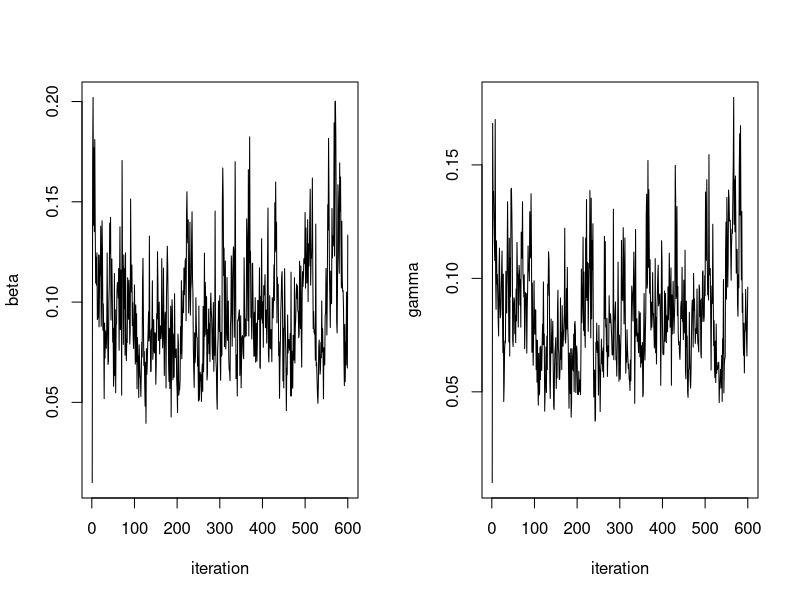
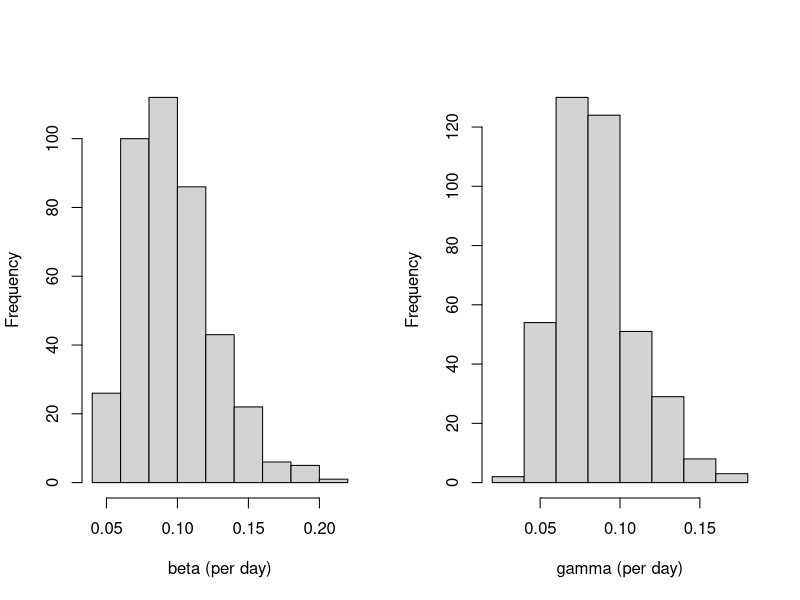
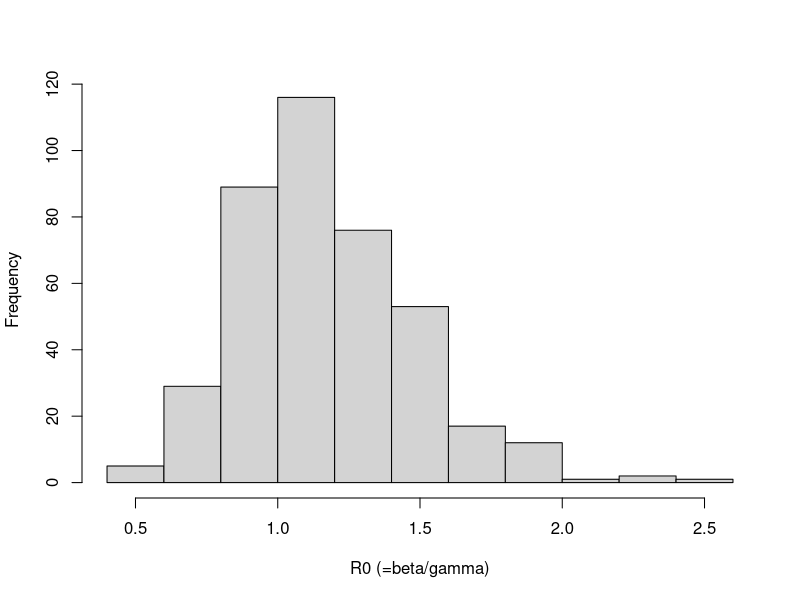

Here is the R script that generated these plots, in order:
# This source code contains the main program (sampleSIR.R) and
# all required subroutines.
#
# Last updated June 30, 2021

######################
# (1) Program readdata
######################
readdata = function(){
# This function outputs the Abakaliki smallpox data.
# The data points are removal times of the 30 cases that
# occurred during the outbreak. Days are counted from 
# the start of the outbreak which is assumed to coincide
# the the index case's infection. 
# N.B. There were 90 individuals that remained susceptible all through the
#      outbreak competion at day 90. 

return(c(14,27,34,36,39,39,39,40,44,49,52,54,54,56,56,61,64,65,69,69,70,71,72,74,74,75,80,80,85,90))
}

############################
# (2) Program initializedata
############################
initializedata = function(remtimes){
#
# This function initializes the complete data for the
# general epidemic model with observed removal times. 
# The complete data contains infection and removal times 
# of the 'n' (= 30 in our example) individuals that were infected 
# during the oubreak.
#
# For each individual, the initial value of the infection 
# time is taken to be halfway between time 0 and the time 
# of removal for the individual.
#
# N.B. There are M-n (= 120-30 = 90)individuals that do not
#      acquire infection during the outbreak. These data are
#      not coded in the complete data matrix but need to be taken
#      into account when calculating the complete data likelihood.
#
# INPUT remtimes        = the removal times as a vector (of length n)
# OUTPUT initializedata = a complete data matrix (nx2 matrix)

# Reserve space the complete data matrix
n            = length(remtimes) # The total number of infected during the outbreak
completedata = matrix(0,n,2)
completedata = as.data.frame(completedata)
colnames(completedata) = c("infectiontime","removaltime")

# The data for the index case is on the first row:
completedata[1,] = c(0,remtimes[1]) # infection at time 0, removal as in the input

# Initialize the infection times for cases 2,...,n
inftimes = rep(0,n)
for (k in 2:n){  
   inftimes[k]      = inftimes[k-1] + (remtimes[k-1]-inftimes[k-1])/2
   completedata[k,] = c(inftimes[k],remtimes[k])
   }

# The output: the complete data matrix
return(completedata)

}


###########################
# (3) Program loglikelihood
###########################
loglikelihood = function(A,M,bet,gam){
#
# This function calculates the value of the log-likelihood.
# The likelihood is based on *individual* histories
# of infection and removal times in the general epidemic model.
# See the lecture notes (p. 19) and the instructions to this exercise.
#
# INPUT A       = the complete data matrix: a nx2 matrix, including
#                 the infection and removal times for the n infected
#                 individuals in the data
#       M       = the total number of individuals in the community
#       bet,gam = the current iterates of the model parameters
#
# OUTPUT = the value of the log-likelihood.
#
# N.B.     If the complete data matrix is such that
#          the number of infectious or susceptibles is
#          zero during the outbreak, value -Inf is returned.
#          This notifies an impossible realisation in the model.
#
# N.B.     The likelihood function is based on *individual* event-histories.
#          This agrees with the actual augmentation routine (update_inftimes.R),
#          in which unknown *individual* infection times are sampled 
#          conditionally on each individual's removal time.
#
# This subroutine is called by function update_inftimes.R.

# The number of infected individuals during the entire outbreak, including the index case 
n = dim(A)[1]

# 'Recode' the infection and removal times
inftimes = cbind(rep(1,n),A[,1])    # 1 = infection
remtimes = cbind(rep(0,n),A[,2])    # 0 = removal
times    = rbind(inftimes,remtimes) 

# Sort the infection and removal times in ascending order
c     = sort(times[,2],index.return=TRUE)
times = times[c$ix,]

# The indicator vector for infection events
indicator = times[,1]

# The  indices of the infection times
infection = which(indicator==1)

# Reserve space: the numbers of infected at each of the n-1 infections
no_infected        = rep(0,n-1)

#
for (i in 2:n){

# The number of infections before the infection in qustion
ninf = sum(indicator[1:(infection[i]-1)] == 1) 

# The number of removals before the infection in question
nrem = sum(indicator[1:(infection[i]-1)] == 0)

# The number of infected individuals at the time of the infection in question
no_infected[i-1] = ninf-nrem

}

#########################################################################
# The log-likelihood contributions: cf. the instructions to this practical
#########################################################################

# The log-likelihood contribution from the removals
c1 = (n-1)*log(bet)

# The log-likelihood contribution from the infections
c2 = n*log(gam) + sum(log(no_infected))

# Calculate the contribution of the integral term 
c3 = -gam*totaltime_infected(A) - (bet/M)*totaltime_infpressure(A,M)

# Output: the log-likelihood
return(c1+c2+c3)
 
}

###################################
# (4) Program totaltime_infpressure
###################################
totaltime_infpressure = function(completedata,M){
#
# This function calculates the values of integral 
# int_0^T S(u)I(u)du. This is the total time of
# infectious pressure in the study population. It can also
# interpreted as the total time spent susceptible, weighted
# by the number of infectives.
#
# N.B. This function takes into account also the contribution
#      from the 90 individuals that did not acquire infection
#      during the outbreak.
#
# INPUT completedata = the complete data matrix
#       M            = the total number of individuals
#
# OUTPUT = the value of the integral
#
# This subroutine is called by function update_beta.R.
# This subroutine calls function totaltime_infected.R.

# The number of individuals with infection during the outbreak
Ninf = dim(completedata)[1] 

# The number of individuals the remain suseptible
Nsusc = M-Ninf    

# The infection and removal times 
inftimes = completedata$infectiontime
remtimes = completedata$removaltime

# Initialise the total time of infectious pressure
totaltime = 0

# Calculate the contribution to the total time of infectious pressure
# from those that acquire infection during the outbreak
for (k in 1:Ninf){
 for (j in 1:Ninf){
   t1        = min(remtimes[k],inftimes[j])
   t2        = min(inftimes[k],inftimes[j])
   totaltime = totaltime + (t1-t2)
 }
}


# Add the contribution of all those that remain susceptible throughout
# the outbreak
inftime   = totaltime_infected(completedata) # The total time spent infective
totaltime = totaltime + Nsusc*inftime        #

# The output
return(totaltime)
}

#################################
# (5) Program totaltime_infected
#################################
totaltime_infected = function(completedata){
#
# This function calculates the value of the integral int_0^T I(u)du.
# This is the total time spent infected during the oubreak
# in the study population.
#
# INPUT  completedata  = the complete data matrix
#
# OUTPUT    = the total time spent infected in the study population
#
# This subroutine is called by function update_gamma.R.

# The total sum of the durations of infected periods in the individuals 
return(sum(completedata$removaltime-completedata$infectiontime))

}


#############################
# (6) Program update_inftimes
#############################
update_inftimes = function(completedata,M,bet,gam){
#
# This function updates the unknown infection times
# in the general epidemic model with observed removal times.
# Each of the unknown times is updated separately using
# a Metropolis-Hastings step.
#
# INPUT completedata  = the complete data matrix
#       M             = the total number of individuals
#       bet,gam       = the current iterates of the model parameters
#
# OUTPUT update_times = the updated complete data matrix
#
# This function calls subroutine loglikelihood.R.

# The number of infection times, including the index case
n = length(completedata$infectiontime)

# Iterate over all unknown infection times
for (i in 2:n){

 # The value of the current log-likelihood
 loglikelihood.old = loglikelihood(completedata,M,bet,gam)

 # Propose a new infection time for individual i, uniformly
 # between 0 and the removal time of the individual
 infectiontime.new = runif(1,0,completedata[i,]$removaltime)

 # The modified data matrix: 
 # replace the current infection time with the proposal
 completedata.new                   = completedata
 completedata.new[i,]$infectiontime = infectiontime.new
 
 # The value of the log-likelihood under the modified process
 loglikelihood.new = loglikelihood(completedata.new,M,bet,gam)

 # Using the Metropolis-Hastings method, decide if the
 # proposal is accepted 
 if ( log(runif(1,0,1)) < (loglikelihood.new-loglikelihood.old)){
    completedata = completedata.new # accept 
    }

 # N.B. If the proposal was not accepted, the old complete data
 # matrix will be returned
    
 }

# Return the updated complete data matrix
return(completedata);

}


##########################
# (7) Program update_beta
##########################
update_beta = function(completedata,M){
#
# This function updates parameter 'beta' from its 
# full conditional posterior distribution under
# complete data in the general epidemic model.
#
# INPUT completedata = the complete data matrix
#       M            = the total number of individuals
# 
# OUPUT update_beta  = a Gibbs iterate of parameter 'beta' 
#
# This function calls subroutine totaltime_infpressure.R.
# This function is called by function sampleSIR.R.

# The number of infections, excluding the index case
N.infections = dim(completedata)[1] - 1

# The parameters defining the Beta prior of parameter 'beta'
nu.beta = 0.0001 # 0.0001, 10 
la.beta = 0.0001 # 0.0001, 100

# The parameters of the full conditional (Beta) distribution of parameter 'beta'
al = N.infections + nu.beta
be = (1/M)*totaltime_infpressure(completedata,M) + la.beta

# Draw and return one Gamma(al,be) random variate
return(rgamma(1,al,be))

}

##########################
# (8) Program update_gamma
##########################
update_gamma = function(completedata){
#
# This function updates parameter 'gamma' from its
# full conditional posterior distribution under 
# complete data in the general epidemic model.
#
# INPUT completedata  = the complete data matrix
#
# OUTPUT update_gamma = a Gibbs update of parameter 'gamma'
#
# This function calls routines totaltime_infected.R.
# This function is called by functions sampleSIR.R 

# The number of removals during the outbreak
n = dim(completedata)[1]

# The parameters defining the Beta prior of parameter 'gam'
nu.gam = 0.0001  # 0.0001, 10
la.gam = 0.0001 # 0.0001, 100

# The parameters of the full conditional distribution of parameter 'gam'
al = n + nu.gam
be = totaltime_infected(completedata) + la.gam

# Draw and return one Gamma(al,be) random variate
return(rgamma(1,al,be))

}


########################
# (9) Program sampleSIR
########################
sampleSIR = function(remtimes,M,mcmc.size){
#
# This function draws samples from the joint posterior 
# distribution of the two model parameters ('beta' and 'gamma') and 
# the unobserved infection times in the general epidemic model with
# observed removal times.
# 
# The time origin t=0 is taken to be the time when the index
# case becomes infected. The index case's removal time is the
# first one in the input vector 'remtimes'.
#
# The analysis is based on augmenting the set of model unknowns 
# with the unobserved infection times. The infection and removal times
# are implemented as *individual-based* event histories. This affects 
# the choice of the form of the likelihood: see the lecture notes 
# and the instructions to this exercise.
#
# INPUT  remtimes  = the removal times (in ascending order)
#        M         = the total number of individuals in the community
#        mcmc.size = the number of MCMC iterations to be performed
#
# OUTPUT sampleSIR = a (mcmc.size)x2 matrix, the columns including the MCMC 
#                    samples of parameters 'beta' and 'gamma'
#
# This function calls subroutines initializedata.R, update_beta.R, 
# update_gamma.R, and update_inftimes.R.

# (a) Reserve space for the MCMC output
mcmc.samples           = matrix(0,mcmc.size,2) 
mcmc.samples           = as.data.frame(mcmc.samples)
colnames(mcmc.samples) = c("beta","gamma")

# (b) Initialize the model unknowns
bet          = 0.01 # infection rate
gam          = 0.01 # recovery rate
completedata = initializedata(remtimes) # initialize the complete data matrix
                                        # with 2 columns: infection times and
                                        # removal times

# Store the initial values
mcmc.samples[1,]$beta  = bet
mcmc.samples[1,]$gamma = gam

# The MCMC iterations
for (i in 2:mcmc.size){

   # Update the parameters and the unknown infection times 
   bet          = update_beta(completedata,M)             # (c) parameter beta
   gam          = update_gamma(completedata)              # (d) parameter gamma
   completedata = update_inftimes(completedata,M,bet,gam) # (e) unobserved infection times

   # Store the current iterates for 'beta' and 'gamma'
   mcmc.samples[i,]$beta  = bet
   mcmc.samples[i,]$gamma = gam

   }

# Return the MCMC sample of the two model parameters
return(mcmc.samples)

}


#######################################################
#######################################################

# Read in the data and draw the MCMC samples
remtimes    = readdata()
mcmc.size   = 600
mcmc.sample = sampleSIR(remtimes,M=120,mcmc.size)

# Plot the sample paths
par(mfrow=c(1,2))
plot(mcmc.sample$beta,type="l",xlab="iteration",ylab="beta")
plot(mcmc.sample$gam,type="l",xlab="iteration",ylab="gamma")

# Plot the histograms of the posterior distributions after 
# discarding a number of burn-in samples
burnin = 200
retain.sample = mcmc.sample[burnin:mcmc.size,]
hist(retain.sample$beta,xlab="beta (per day)",main=" ")
hist(retain.sample$gam,xlab="gamma (per day)",main=" ")

# Plot the posterior distribution of the 'reproduction number'
par(mfrow=c(1,1))
hist(retain.sample$bet/retain.sample$gam,main="",xlab='R0 (=beta/gamma)')

